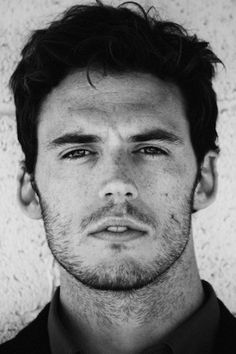
%> input picture multimedia/HW4/q2/Low.bmp, 236 x 354 px
$ octave q2_test.m   (GNU Octave 9; MATLAB toolbox functions it lacks are replaced by stand-ins)
%> lines starting %> are read from the running program, lines starting %| are printed output that depends on the picture
### multimedia/HW4/q2/H4_hybrid.m
function Out = H4_hybrid(I, J, m, n)

    Kernel = fspecial ('gaussian', [15, 15], m);
    Kernel2 = fspecial ('gaussian', [15, 15], n);
    I = imfilter(I, Kernel);
    J = J - 0.1*imfilter(J, Kernel2);
    Out = 0.5*I+0.5*J;

    subplot(1, 3, 1)
    imshow(I);
    title('Low Frequency Image');

    subplot(1, 3, 3)
    imshow(J, []);
    title('High Frequency Image');

    subplot(1, 3, 2)
    imshow(Out, []);
    title('Hybrid Image');

end

### multimedia/HW4/q2/q2_test.m
clc
clear all
close all

I = imread('Low.bmp');
%> I is the input picture: size 354x236 uint8; min 0, max 230, mean 117.8
J = imread('High.bmp');
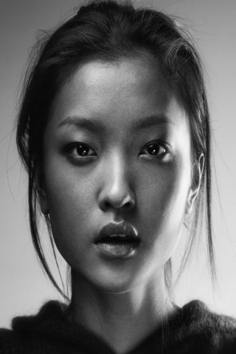
%> input picture multimedia/HW4/q2/High.bmp, 236 x 354 px
%> J is the input picture: size 354x236 uint8; min 2, max 246, mean 105.9
K = H4_hybrid(I, J, 5, 10);
%> in H4_hybrid, `I = imfilter(I, Kernel);`:
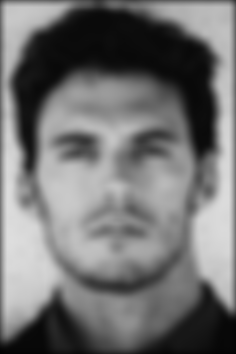
%> I: size 354x236 uint8; min 2, max 221, mean 114.5
%> in H4_hybrid, `J = J - 0.1*imfilter(J, Kernel2);`:
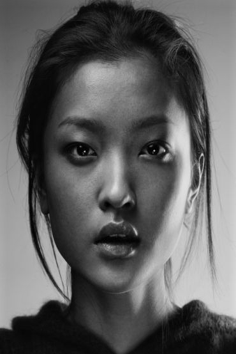
%> J: size 354x236 uint8; min 0, max 225, mean 95.6
%> in H4_hybrid, `Out = 0.5*I+0.5*J;`:
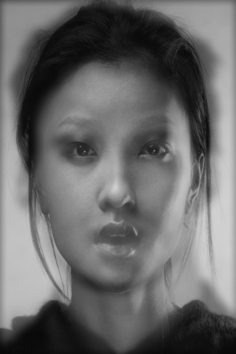
%> Out: size 354x236 uint8; min 7, max 209, mean 105.5
